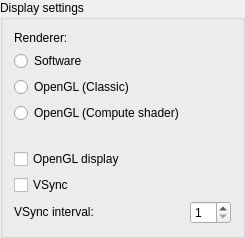
    <widget class="QGroupBox" name="groupBox">
     <property name="title">
      <string>Display settings</string>
     </property>
     <layout class="QGridLayout" name="gridLayout_2">
      <item row="7" column="1">
       <widget class="QSpinBox" name="sbVSyncInterval">
        <property name="whatsThis">
         <string>&lt;html&gt;&lt;head/&gt;&lt;body&gt;&lt;p&gt;The interval at which to synchronize to the monitor's refresh rate. Set to 1 for a 60Hz monitor, 2 for 120Hz, ...&lt;/p&gt;&lt;/body&gt;&lt;/html&gt;</string>
        </property>
        <property name="minimum">
         <number>1</number>
        </property>
        <property name="maximum">
         <number>20</number>
        </property>
       </widget>
      </item>
      <item row="5" column="0" colspan="2">
       <widget class="QCheckBox" name="cbGLDisplay">
        <property name="whatsThis">
         <string>&lt;html&gt;&lt;head/&gt;&lt;body&gt;&lt;p&gt;Use OpenGL to draw the DS screens to the main window. May result in better frame pacing. Mandatory when using the OpenGL 3D renderer.&lt;/p&gt;&lt;/body&gt;&lt;/html&gt;</string>
        </property>
        <property name="text">
         <string>OpenGL display</string>
        </property>
       </widget>
      </item>
      <item row="4" column="0" colspan="2">
       <spacer name="verticalSpacer">
        <property name="orientation">
         <enum>Qt::Orientation::Vertical</enum>
        </property>
        <property name="sizeType">
         <enum>QSizePolicy::Policy::Fixed</enum>
        </property>
        <property name="sizeHint" stdset="0">
         <size>
          <width>20</width>
          <height>20</height>
         </size>
        </property>
       </spacer>
      </item>
      <item row="6" column="0" colspan="2">
       <widget class="QCheckBox" name="cbVSync">
        <property name="whatsThis">
         <string>&lt;html&gt;&lt;head/&gt;&lt;body&gt;&lt;p&gt;When using OpenGL, synchronize the video output to your monitor's refresh rate.&lt;/p&gt;&lt;/body&gt;&lt;/html&gt;</string>
        </property>
        <property name="text">
         <string>VSync</string>
        </property>
       </widget>
      </item>
      <item row="7" column="0">
       <widget class="QLabel" name="label_2">
        <property name="sizePolicy">
         <sizepolicy hsizetype="Fixed" vsizetype="Fixed">
          <horstretch>0</horstretch>
          <verstretch>0</verstretch>
         </sizepolicy>
        </property>
        <property name="whatsThis">
         <string>&lt;html&gt;&lt;head/&gt;&lt;body&gt;&lt;p&gt;The interval at which to synchronize to the monitor's refresh rate. Set to 1 for a 60Hz monitor, 2 for 120Hz, ...&lt;/p&gt;&lt;/body&gt;&lt;/html&gt;</string>
        </property>
        <property name="text">
         <string>VSync interval:</string>
        </property>
       </widget>
      </item>
      <item row="2" column="0" colspan="2">
       <widget class="QRadioButton" name="rb3DOpenGL">
        <property name="whatsThis">
         <string>&lt;html&gt;&lt;head/&gt;&lt;body&gt;&lt;p&gt;The OpenGL renderer may be faster than software and supports graphical enhancements, but is more prone to glitches.&lt;/p&gt;&lt;/body&gt;&lt;/html&gt;</string>
        </property>
        <property name="text">
         <string>OpenGL (Classic)</string>
        </property>
       </widget>
      </item>
      <item row="1" column="0" colspan="2">
       <widget class="QRadioButton" name="rb3DSoftware">
        <property name="whatsThis">
         <string>&lt;html&gt;&lt;head/&gt;&lt;body&gt;&lt;p&gt;The software renderer is more accurate and less prone to rendering glitches, but requires more CPU power.&lt;/p&gt;&lt;/body&gt;&lt;/html&gt;</string>
        </property>
        <property name="text">
         <string>Software</string>
        </property>
       </widget>
      </item>
      <item row="0" column="0" colspan="2">
       <widget class="QLabel" name="label">
        <property name="text">
         <string>Renderer:</string>
        </property>
       </widget>
      </item>
      <item row="3" column="0">
       <widget class="QRadioButton" name="rb3DCompute">
        <property name="whatsThis">
         <string>&lt;html&gt;&lt;head/&gt;&lt;body&gt;&lt;p&gt;The OpenGL compute shader renderer uses a compute-based 3D rendering path. It supports the graphical enhancement settings and is the main target for several newer renderer features, but may behave differently from the classic OpenGL renderer in some games.&lt;/p&gt;&lt;/body&gt;&lt;/html&gt;</string>
        </property>
        <property name="text">
         <string>OpenGL (Compute shader)</string>
        </property>
       </widget>
      </item>
     </layout>
    </widget>
